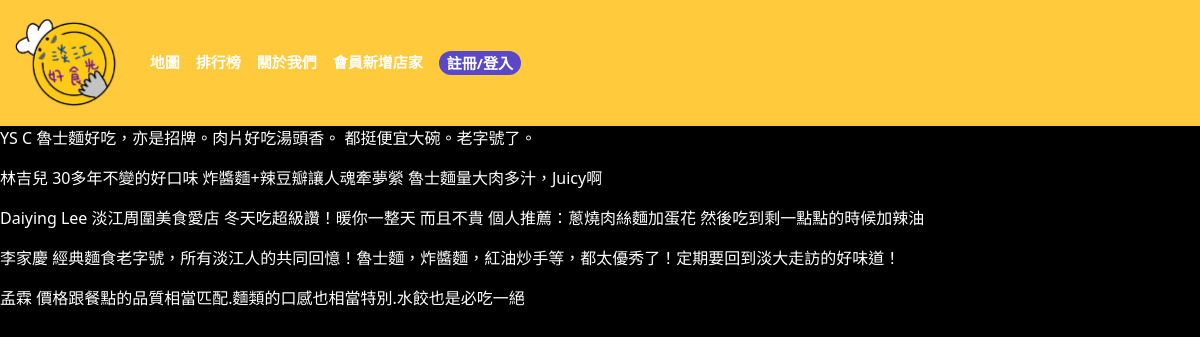
/reviewdisplay/3, run on the app's committed database.
### thenewsetupmapandchart/models.py (models this page shows, shortened)
class newsetupFoodmapStore(models.Model):
    ratingcategories_choice = {
        ('4.5分或以上', '4.5分或以上'),
        ('4分或以上', '4分或以上'),
        ('3分或以上', '3分或以上'),
    }
    district_choice = {
        ('淡大校內', '淡大校內'),
        ('大學城', '大學城'),
        ('水源街', '水源街'),
        ('大田寮', '大田寮'),
        ('金雞母', '金雞母'),
    }
    restauranttype_choice = {
        ('健康餐廳', '健康餐廳'),
        ('台式料理店', '台式料理店'),
        ('早午餐店', '早午餐店'),
        ('滷味店', '滷味店'),
        ('義式料理餐廳', '義式料理餐廳'),
        ('炸物店', '炸物店'),
        ('美式料理餐廳', '美式料理餐廳'),
        ('麵食館', '麵食館'),
        ('便當店', '便當店'),
        ('中式料理餐廳', '中式料理餐廳'),
        ('日式料理餐廳', '日式料理餐廳'),
        ('吃到飽餐廳', '吃到飽餐廳'),
        ('串燒烤肉店', '串燒烤肉店'),
        ('冰品飲料店', '冰品飲料店'),
        ('火鍋餐廳', '火鍋餐廳'),
        ('韓式料理餐廳', '韓式料理餐廳'),
        ('素食餐廳', '素食餐廳'),
        ('咖啡廳', '咖啡廳'),
        ('甜品店', '甜品店'),
        ('輕食餐廳', '輕食餐廳'),
        ('自助餐店', '自助餐店'),
        ('排餐餐廳', '排餐餐廳'),
        ('港式料理餐廳', '港式料理餐廳'),
    }
    district = models.CharField(max_length=30, blank=True, null=True, choices=district_choice)
    restaurantname = models.CharField(max_length=250)
    address = models.TextField()
    contactinfo = models.TextField()
    googlereviewlink = models.TextField()
    restaurantcoverphotourl = models.URLField(max_length=300, default='')
    googlemapiframeembeddedcode = models.TextField()
    openingtime = models.TextField()
    latitude = models.FloatField(null=False)
    longitude = models.FloatField(null=False)
    ratingintotaloffive = models.FloatField()
    ratingcategories = models.CharField(max_length=30, blank=True, null=True, choices=ratingcategories_choice)
    restauranttype = models.CharField(max_length=30, blank=True, null=True, choices=restauranttype_choice)
    totalreviewnumber = models.CharField(max_length=300, blank=False, null=False,)
    commentOne = models.TextField()
    commentTwo = models.TextField()
    commentThree = models.TextField()
    commentFour = models.TextField()
    commentFive = models.TextField()
    foodmapmenuOne = models.URLField(max_length=300, default='')
    foodmapmenuTwo = models.URLField(max_length=300, default='')
    foodmapmenuThree = models.URLField(max_length=300, default='')
    foodmapmenuFour = models.URLField(max_length=300, default='')
    foodmapmenuFive = models.URLField(max_length=300, default='')
    foodmapmenuSix = models.URLField(max_length=300, default='')
    foodmapmenuSeven = models.URLField(max_length=300, default='')
    foodmapmenuEight = models.URLField(max_length=300, default='')
    foodmapmenuNine = models.URLField(max_length=300, default='')
    foodmapDishesOne = models.URLField(max_length=300, default='')
    foodmapDishesTwo = models.URLField(max_length=300, default='')
    foodmapDishesThree = models.URLField(max_length=300, default='')

### thenewsetupmapandchart/views.py (the view)
# urls.py: path('reviewdisplay/<int:pk>', views.reviewdisplay, name="reviewdisplay"),
def reviewdisplay(request,pk):
    foodstoresreview = newsetupFoodmapStore.objects.get(id=pk);
    return render(request, 'review.html', {'foodstoresreview': foodstoresreview})

### thenewsetupmapandchart/templates/review.html
{% extends 'thenavbarandbackground.html' %}
{% block content %}
{% load static %}
<div class="reviewOne" style="color:#FFFFFF;">
{% if foodstoresreview.commentOne %}
    <p>{{ foodstoresreview.commentOne }}</p>
{% endif %}
</div>
<div class="reviewTwo" style="color: #FFFFFF;">
{% if foodstoresreview.commentTwo %}
    <p>{{ foodstoresreview.commentTwo }}</p>
{% endif %}
</div>
<div class="reviewThree" style="color: #FFFFFF">
{% if foodstoresreview.commentThree %}
    <p>{{ foodstoresreview.commentThree }}</p>
{% endif %}
</div>
<div class="reviewFour" style="color:#FFFFFF">
{% if foodstoresreview.commentFour %}
    <p>{{ foodstoresreview.commentFour }}</p>
{% endif %}
</div>
<div class="reviewFive" style="color:#FFFFFF">
{% if foodstoresreview.commentFive %}
    <p>{{ foodstoresreview.commentFive }}</p>
{% endif %}
</div>
{% endblock %}

### staticFiles/css/style.css (style rules this page uses)
body { background-color: #000000; }

### data on the page
newsetupFoodmapStore: commentOne "YS C 魯士麵好吃，亦是招牌。肉片好吃湯頭香。 都挺便宜大碗。老字號了。", commentTwo "林吉兒 30多年不變的好口味 炸醬麵+辣豆瓣讓人魂牽夢縈 魯士麵量大肉多汁，Juicy啊", commentThree "Daiying Lee 淡江周圍美食愛店 冬天吃超級讚！暖你一整天 而且不貴 個人推薦：蔥燒肉絲麵加蛋花 然後吃到剩一點點的時候加辣油", commentFour "李家慶 經典麵食老字號，所有淡江人的共同回憶！魯士麵，炸醬麵，紅油炒手等，都太優秀了！定期要回到淡大走訪的好味道！", commentFive "孟霖 價格跟餐點的品質相當匹配.麵類的口感也相當特別.水餃也是必吃一絕"
